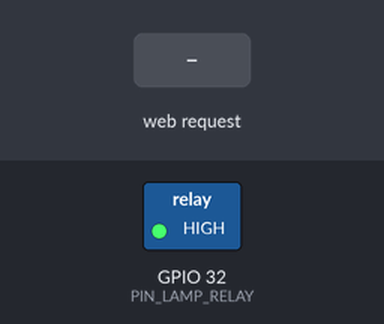
This sketch was run on a simulated ESP32. Parts: switched loads named in the sketch (green lamp = pin HIGH). Inputs (shaded band) come from the test bench. WiFi joins after 1.5 s; servers stay silent unless stated; what the sketch prints to the serial monitor is not drawn.

Above: at 3.2 s.
3.3 s: HTTP request GET /on received
At 4.0 s:
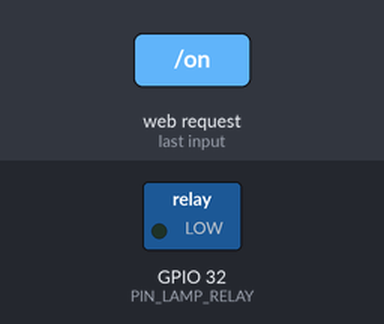
6.3 s: HTTP request GET /off received
At 7.4 s:
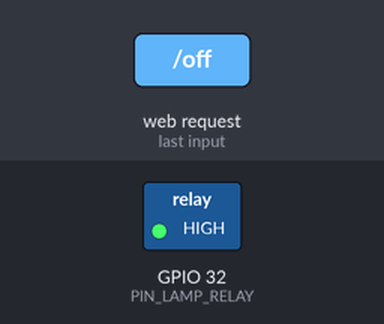
Timing chart, 0 to 9.3 s (numbered marks = the images above; inputs shaded):
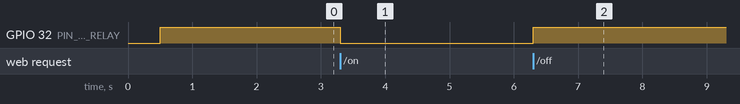

The sketch:

module10_web_switch.ino
```cpp
// Module 10 - Practice 8: a lamp switch on your phone (the ESP32 as a web server)
// Open http://<ESP32 IP address>/ in the browser of a phone connected to the SAME WiFi.
// The /on link turns the lamp relay (D32) on, /off turns it off.
// No password: for your home network only, never open it to the internet.

#include <WiFi.h>
#include <WebServer.h>  // comes with the esp32 package: the ESP32 becomes a small web server
#include <ESPmDNS.h>    // comes with the esp32 package: the name node1.local (bonus, Practice 9)
#include "secrets.h"    // contains WIFI_NAME and WIFI_PASSWORD

const int PIN_LAMP_RELAY = 32;  // active-LOW relay (Module 5)
const char DEVICE_NAME[] = "node1";

WebServer server(80);  // 80 = the default HTTP "door" number
bool lamp = false;

// A ready-to-paste page. R"( ... )" = raw text: it may contain double quotes and several lines.
// A pretty design waits for Module 22.
const char PAGE[] = R"(<!DOCTYPE html>
<html>
<head>
<meta charset="utf-8">
<meta name="viewport" content="width=device-width, initial-scale=1">
<title>Node 1</title>
</head>
<body style="font-family: sans-serif; font-size: 22px; padding: 16px">
<h2>Lamp: %STATE%</h2>
<p><a href="/on">Turn the lamp on</a></p>
<p><a href="/off">Turn the lamp off</a></p>
</body>
</html>)";

void setLamp(bool isOn) {
  lamp = isOn;
  if (isOn) {
    digitalWrite(PIN_LAMP_RELAY, LOW);  // active-LOW relay
  } else {
    digitalWrite(PIN_LAMP_RELAY, HIGH);
  }
}

// Send the page with the latest lamp state.
void sendPage() {
  String html = PAGE;
  if (lamp) {
    html.replace("%STATE%", "ON");
  } else {
    html.replace("%STATE%", "OFF");
  }
  server.send(200, "text/html", html);  // status code 200 = OK
}

// Log who asked for what, for example "GET /on from 192.168.1.42".
void logRequest() {
  Serial.printf("GET %s from %s\n", server.uri().c_str(), server.client().remoteIP().toString().c_str());
}

void handleRoot() {
  logRequest();
  sendPage();
}

void handleOn() {
  logRequest();
  setLamp(true);
  sendPage();
}

void handleOff() {
  logRequest();
  setLamp(false);
  sendPage();
}

void handleNotFound() {
  logRequest();
  server.send(404, "text/plain", "404: this page doesn't exist. Try /, /on, or /off");
}

void setup() {
  Serial.begin(115200);
  delay(500);
  pinMode(PIN_LAMP_RELAY, OUTPUT);
  setLamp(false);  // switch off right away: pinMode(OUTPUT) has just made the pin LOW (= relay pulls in)
  Serial.println();

  WiFi.setHostname(DEVICE_NAME);  // the name shown in the router's device list (Practice 9)
  WiFi.mode(WIFI_STA);
  WiFi.begin(WIFI_NAME, WIFI_PASSWORD);
  Serial.printf("Connecting to \"%s\"", WIFI_NAME);
  unsigned long start = millis();
  while (WiFi.status() != WL_CONNECTED && millis() - start < 20000) {
    Serial.print(".");
    delay(250);
  }
  Serial.println();
  if (WiFi.status() != WL_CONNECTED) {
    Serial.println("Not connected after 20 seconds. Check the secrets.h tab, then press EN.");
    return;
  }

  server.on("/", handleRoot);  // "if someone asks for /, run handleRoot()"
  server.on("/on", handleOn);
  server.on("/off", handleOff);
  server.onNotFound(handleNotFound);
  server.begin();
  Serial.printf("Web server ready. Open on your phone: http://%s/\n", WiFi.localIP().toString().c_str());

  if (MDNS.begin(DEVICE_NAME)) {  // bonus: the .local name (often fails on Android phones)
    MDNS.addService("http", "tcp", 80);
    Serial.printf("Or try: http://%s.local/ (often fails on Android phones)\n", DEVICE_NAME);
  }
}

void loop() {
  server.handleClient();  // serve the requests that came in, then return right away (no waiting)
}
```

secrets.h
```cpp
// secrets.h - SECRET: your WiFi name and password.
// This file is an EXAMPLE. Replace the two texts below with the name and password of your 2.4 GHz WiFi.
// In your own repository, Git ignores secrets.h through .gitignore (Module 10, Practice 1),
// so your password is never uploaded to GitHub.
#pragma once

const char WIFI_NAME[] = "YourHomeWiFiName";      // WiFi name (SSID), upper and lower case must match exactly
const char WIFI_PASSWORD[] = "YourWiFiPassword";  // WiFi password
```

Measured:
- after the input at 3.3 s, GPIO 32 (PIN_LAMP_RELAY): HIGH → LOW at once
- after the input at 6.3 s, GPIO 32 (PIN_LAMP_RELAY): LOW → HIGH at once
